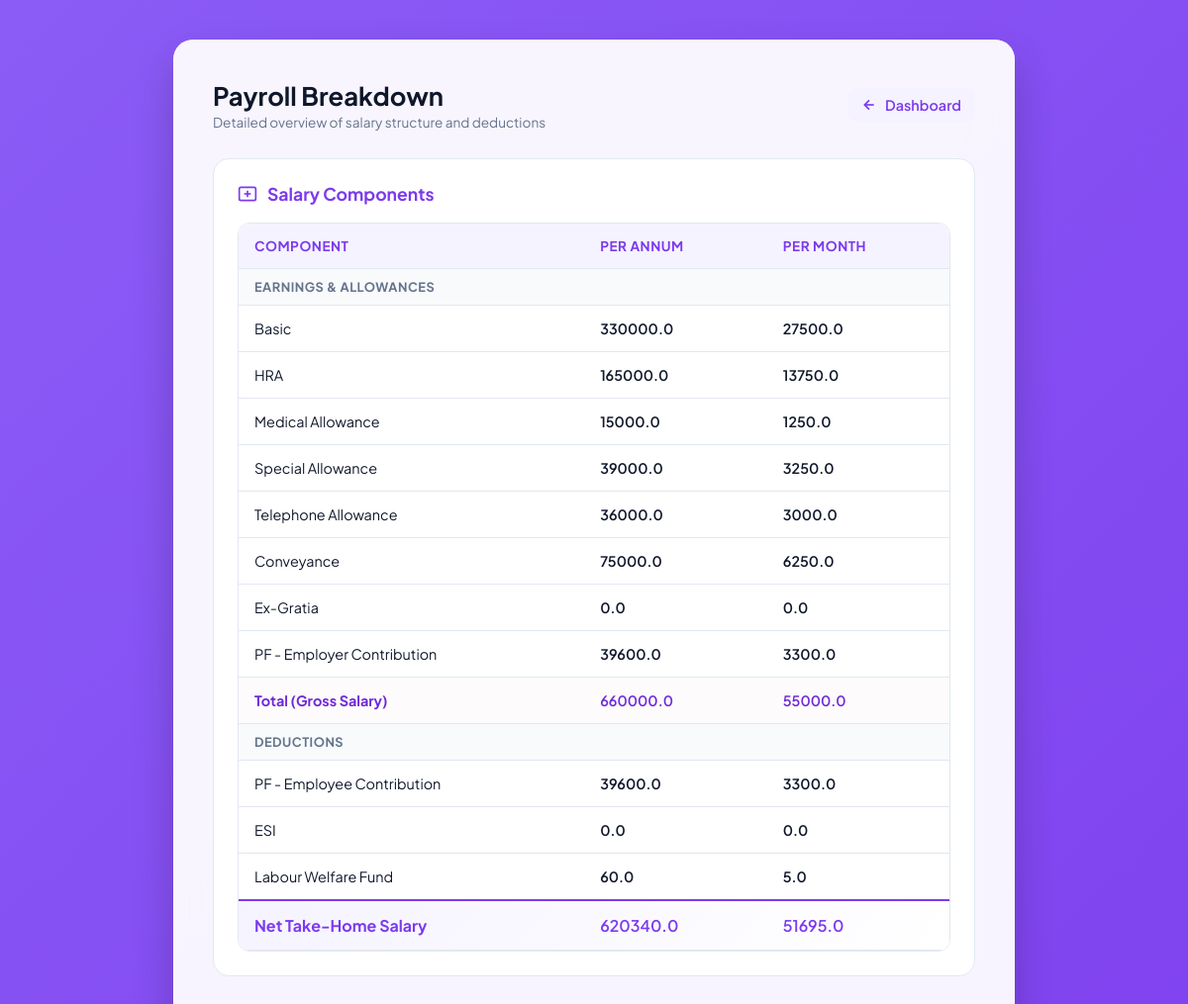
The page /payroll/WIPARE20240002 on the database its author committed.
### app.py (models this page shows)
class Salary(db.Model):
    id = db.Column(db.Integer, primary_key=True)
    user_id = db.Column(
        db.Integer,
        db.ForeignKey("user.id"),
        nullable=False,
        unique=True
    )
    cost_to_company_annual = db.Column(db.Float)
    cost_to_company_monthly = db.Column(db.Float)
    basic_annual = db.Column(db.Float)
    basic_monthly = db.Column(db.Float)
    hra_annual = db.Column(db.Float)
    hra_monthly = db.Column(db.Float)
    medical_annual = db.Column(db.Float)
    medical_monthly = db.Column(db.Float)
    special_allowance_annual = db.Column(db.Float)
    special_allowance_monthly = db.Column(db.Float)
    telephone_annual = db.Column(db.Float)
    telephone_monthly = db.Column(db.Float)
    conveyance_annual = db.Column(db.Float)
    conveyance_monthly = db.Column(db.Float)
    ex_gratia_annual = db.Column(db.Float)
    ex_gratia_monthly = db.Column(db.Float)
    pf_employer_annual = db.Column(db.Float)
    pf_employer_monthly = db.Column(db.Float)
    total_annual = db.Column(db.Float)
    total_monthly = db.Column(db.Float)
    pf_employee_annual = db.Column(db.Float)
    pf_employee_monthly = db.Column(db.Float)
    esi_annual = db.Column(db.Float)
    esi_monthly = db.Column(db.Float)
    labor_welfare_annual = db.Column(db.Float)
    labor_welfare_monthly = db.Column(db.Float)
    net_salary_annual = db.Column(db.Float)
    net_salary_monthly = db.Column(db.Float)
    user = db.relationship("User", backref="salary")

### app.py (the view)
@app.route("/payroll/<emp_id>")
def emp_payroll(emp_id):
    user=User.query.filter_by(employee_id=emp_id).first()
    user_id=user.id
    salary_details=Salary.query.filter_by(user_id=user_id).first()
    return render_template("payroll.html",salary=salary_details,user=user)

### templates/payroll.html (shortened to what this page needs)
<!DOCTYPE html>
<html lang="en">
<head>
</head>
<body>
    <div class="container">
        <div class="top-bar">
            <div class="page-title">
                <h1>Payroll Breakdown</h1>
                <p>Detailed overview of salary structure and deductions</p>
            </div>
            <a href="/user/{{ user.employee_id }}" class="back-link">
                <svg viewBox="0 0 24 24" fill="none" stroke="currentColor">
                    <line x1="19" y1="12" x2="5" y2="12"></line>
                    <polyline points="12 19 5 12 12 5"></polyline>
                </svg>
                Dashboard
            </a>
        </div>
        <div class="section-card">
            <div class="section-title">
                <svg viewBox="0 0 24 24" fill="none" stroke="currentColor">
                    <rect x="2" y="4" width="20" height="16" rx="2"></rect>
                    <line x1="12" y1="8" x2="12" y2="16"></line>
                    <line x1="8" y1="12" x2="16" y2="12"></line>
                </svg>
                Salary Components
            </div>
            <div class="table-responsive">
                <table class="data-table">
                    <thead>
                        <tr>
                            <th>Component</th>
                            <th>Per Annum</th>
                            <th>Per Month</th>
                        </tr>
                    </thead>
                    <tbody>
                        <tr class="row-category-header">
                            <td colspan="3">Earnings & Allowances</td>
                        </tr>
                        <tr>
                            <td>Basic</td>
                            <td class="amount-col">{{ salary.basic_annual }}</td>
                            <td class="amount-col">{{ salary.basic_monthly }}</td>
                        </tr>
                        <tr>
                            <td>HRA</td>
                            <td class="amount-col">{{ salary.hra_annual }}</td>
                            <td class="amount-col">{{ salary.hra_monthly }}</td>
                        </tr>
                        <tr>
                            <td>Medical Allowance</td>
                            <td class="amount-col">{{ salary.medical_annual }}</td>
                            <td class="amount-col">{{ salary.medical_monthly }}</td>
                        </tr>
                        <tr>
                            <td>Special Allowance</td>
                            <td class="amount-col">{{ salary.special_allowance_annual }}</td>
                            <td class="amount-col">{{ salary.special_allowance_monthly }}</td>
                        </tr>
                        <tr>
                            <td>Telephone Allowance</td>
                            <td class="amount-col">{{ salary.telephone_annual }}</td>
                            <td class="amount-col">{{ salary.telephone_monthly }}</td>
                        </tr>
                        <tr>
                            <td>Conveyance</td>
                            <td class="amount-col">{{ salary.conveyance_annual }}</td>
                            <td class="amount-col">{{ salary.conveyance_monthly }}</td>
                        </tr>
                        <tr>
                            <td>Ex-Gratia</td>
                            <td class="amount-col">{{ salary.ex_gratia_annual }}</td>
                            <td class="amount-col">{{ salary.ex_gratia_monthly }}</td>
                        </tr>
                        <tr>
                            <td>PF - Employer Contribution</td>
                            <td class="amount-col">{{ salary.pf_employer_annual }}</td>
                            <td class="amount-col">{{ salary.pf_employer_monthly }}</td>
                        </tr>
                        <tr class="row-highlight">
                            <td>Total (Gross Salary)</td>
                            <td class="amount-col">{{ salary.total_annual }}</td>
                            <td class="amount-col">{{ salary.total_monthly }}</td>
                        </tr>
                        <tr class="row-category-header">
                            <td colspan="3">Deductions</td>
                        </tr>
                        <tr>
                            <td>PF - Employee Contribution</td>
                            <td class="amount-col">{{ salary.pf_employee_annual }}</td>
                            <td class="amount-col">{{ salary.pf_employee_monthly }}</td>
                        </tr>
                        <tr>
                            <td>ESI</td>
                            <td class="amount-col">{{ salary.esi_annual }}</td>
                            <td class="amount-col">{{ salary.esi_monthly }}</td>
                        </tr>
                        <tr>
                            <td>Labour Welfare Fund</td>
                            <td class="amount-col">{{ salary.labor_welfare_annual }}</td>
                            <td class="amount-col">{{ salary.labor_welfare_monthly }}</td>
                        </tr>
                        <tr class="row-net-salary">
                            <td>Net Take-Home Salary</td>
                            <td class="amount-col">{{ salary.net_salary_annual }}</td>
                            <td class="amount-col">{{ salary.net_salary_monthly }}</td>
                        </tr>
                    </tbody>
                </table>
            </div>
        </div>
    </div>
</body>
</html>

### templates/payroll.html (style rules this page uses)
:root { --primary: #7c3aed; --primary-hover: #6d28d9; --primary-light: #f5f3ff; --accent: #c084fc; --success: #10b981; --danger: #ef4444; --bg-gradient: linear-gradient(-45deg, #4c1d95, #6d28d9, #7c3aed, #8b5cf6); --card-bg: rgba(255, 255, 255, 0.94); --text-dark: #0f172a; --text-muted: #64748b; --border: #e2e8f0; --radius: 20px; --transition: all 0.3s cubic-bezier(0.4, 0, 0.2, 1); }
* { box-sizing: border-box; margin: 0; padding: 0; font-family: 'Plus Jakarta Sans', sans-serif; }
body { background: var(--bg-gradient); background-size: 400% 400%; animation: gradientBG 15s ease infinite; color: var(--text-dark); display: flex; justify-content: center; align-items: center; min-height: 100vh; padding: 40px 15px; }
.container { background: var(--card-bg); backdrop-filter: blur(20px); -webkit-backdrop-filter: blur(20px); padding: 40px; border-radius: var(--radius); box-shadow: 0 20px 40px rgba(0, 0, 0, 0.2), 0 0 0 1px rgba(255, 255, 255, 0.4) inset; width: 100%; max-width: 850px; animation: slideUp 0.6s cubic-bezier(0.16, 1, 0.3, 1) forwards; }
.top-bar { display: flex; justify-content: space-between; align-items: center; margin-bottom: 28px; }
.page-title h1 { font-size: 1.6rem; font-weight: 700; color: var(--text-dark); }
.page-title p { font-size: 0.85rem; color: var(--text-muted); margin-top: 2px; }
.back-link { display: inline-flex; align-items: center; gap: 8px; color: var(--primary); text-decoration: none; font-weight: 600; font-size: 0.9rem; padding: 8px 14px; border-radius: 10px; background: var(--primary-light); transition: var(--transition); }
.back-link svg { width: 16px; height: 16px; stroke-width: 2.5; }
.section-card { background: #ffffff; border: 1.5px solid var(--border); border-radius: 16px; padding: 24px; margin-bottom: 24px; }
.section-title { font-size: 1.1rem; font-weight: 700; color: var(--primary); margin-bottom: 18px; display: flex; align-items: center; gap: 10px; }
.section-title svg { width: 20px; height: 20px; stroke-width: 2; }
.table-responsive { width: 100%; overflow-x: auto; border-radius: 12px; border: 1px solid var(--border); }
.data-table { width: 100%; border-collapse: collapse; text-align: left; background: #ffffff; }
.data-table th { background: var(--primary-light); color: var(--primary); padding: 14px 16px; font-size: 0.85rem; font-weight: 700; text-transform: uppercase; letter-spacing: 0.5px; border-bottom: 1.5px solid var(--border); }
.data-table td { padding: 14px 16px; font-size: 0.9rem; color: var(--text-dark); border-bottom: 1px solid var(--border); }
.row-category-header td { background: #f8fafc; font-weight: 700; font-size: 0.8rem; color: var(--text-muted); text-transform: uppercase; letter-spacing: 0.5px; padding: 10px 16px; }
.row-highlight { background: #fdfbfb; font-weight: 700; }
.row-highlight td { color: var(--primary-hover); border-top: 1.5px solid var(--border); border-bottom: 1.5px solid var(--border); }
.row-net-salary { background: linear-gradient(135deg, var(--primary-light), #ffffff); font-weight: 700; }
.row-net-salary td { color: var(--primary); font-size: 1rem; border-top: 2px solid var(--primary); }
.amount-col { font-family: 'Plus Jakarta Sans', monospace; font-weight: 600; }

### rows shown on the page
Salary: basic_annual "330000.0", basic_monthly "27500.0", hra_annual "165000.0", hra_monthly "13750.0", medical_annual "15000.0", medical_monthly "1250.0", special_allowance_annual "39000.0", special_allowance_monthly "3250.0", telephone_annual "36000.0", telephone_monthly "3000.0", conveyance_annual "75000.0", conveyance_monthly "6250.0", ex_gratia_annual "0.0", ex_gratia_monthly "0.0", pf_employer_annual "39600.0", pf_employer_monthly "3300.0", total_annual "660000.0", total_monthly "55000.0", pf_employee_annual "39600.0", pf_employee_monthly "3300.0", esi_annual "0.0", esi_monthly "0.0", labor_welfare_annual "60.0", labor_welfare_monthly "5.0", net_salary_annual "620340.0", net_salary_monthly "51695.0"
